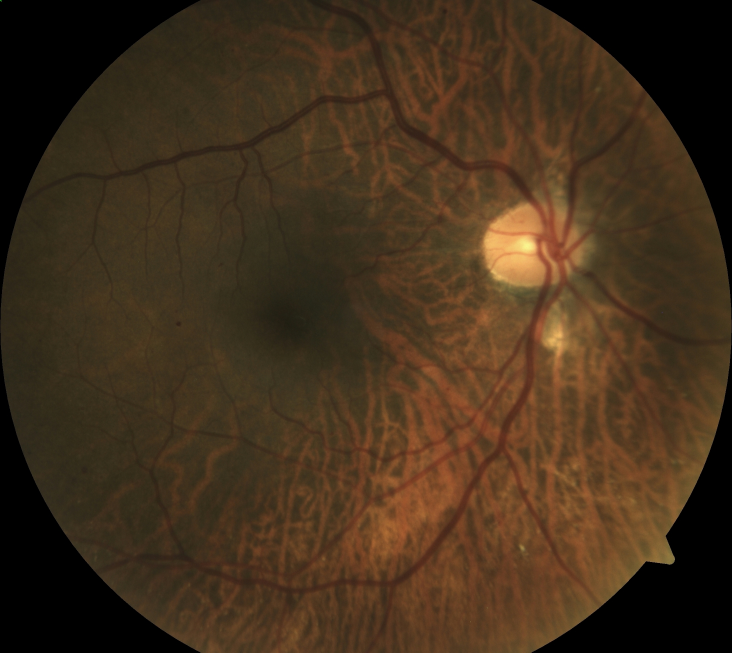
#> input picture DMED/(00000053).jpg, 2196 x 1958 px (shown at 1/3 size); its folder holds 4 pictures in this run
$ python test.py   (older library calls are emulated)
#> lines starting #> are read from the running program, lines starting #| are printed output that depends on the picture; after the words box and inside, x2 and y2 are one past the last pixel; in counts of white or black regions, pixels touching at a corner belong together
### misc/Dmed.py
from glob import glob
import cv2
from os.path import join, basename, splitext
import re

class Dmed():
    def __init__(self, dirIn):
        """
        Constructor - Load dataset
        _________
        Arguments:
            dirIn: Dataset absolute path
        """
#> called with dirIn = 'DMED'
        # set constants
        self.data = {}
        self.roiExt = '.jpg.ROI'
        self.imgExt = '.jpg'
        self.metaExt = '.meta'
        self.gndExt = '.GND'
        self.mapGzExt = '.map.gz'
        self.mapExt = '.map'
        self.baseDir = dirIn

        dirList = glob(join(self.baseDir,'*'+self.imgExt))

        for i in range(0,len(dirList)):
            fileName = splitext(basename(dirList[i]))[0]
            self.data[i] = fileName

        # set constants
        self.origImgNum = len(self.data)         # real img num
        self.imgNum = self.origImgNum            # current imgNum


    def getNumOfImgs (self):
        """
        Get number of images in the dataset
        _________
        Returns:
            number of images
        """
        return self.imgNum


    def getImg (self,imgID):
        """
        Get image with the given imgID.
        _________
        Arguments:
            id: dictionary key for accessing its photo
        Returns:
            Fundus image
        """
#> called with imgID = 0
        try:
            imgAddress = self.baseDir +'/' + self.data[imgID]+ self.imgExt
            img = cv2.imread( imgAddress , cv2.IMREAD_UNCHANGED)
#> img is the input picture: shape (1958, 2196, 3); mean B, G, R 28.4, 48.3, 67.3
            img = cv2.cvtColor(img, cv2.COLOR_BGR2RGB)
        except:
            img = []
            print('Index exceeds dataset size of ' + str(self.imgNum) )

        return img

    def getONloc(self, id):
        """
        Get the hand identified location of the optic nerve
        _________
        Arguments:
            id: dictionary key for accessing its photo
        Returns:
            onRow: X coordinate of optical nerve
            onCol: Y coordinate of optical nerve
        """
        onRow = []
        onCol = []
        try:
            metaFile = self.baseDir +'/' + self.data[id]+ self.metaExt
            fMeta = open(metaFile, "r")
            res = fMeta.read()
            fMeta.close()
            tokRow = re.search('ONrow\W+([0-9\.]+)', res)
            tokCol = re.search('ONcol\W+([0-9\.]+)', res)

            if  tokRow and tokCol:
                onRow = int(tokRow.group().split('~')[1])
                onCol = int(tokCol.group().split('~')[1])

        except:
            print('Location not Found, exceeds image size')

        return onRow, onCol


### exDetect.py
import cv2
import numpy as np
import scipy # For numeric computing, setting up matrices and performing computations at them
from skimage.color import rgb2hsv
from misc.getFovMask import getFovMask
from misc.kirschEdges import kirschEdges
from scipy.signal import medfilt2d
from skimage.morphology import reconstruction
from skimage.measure import label, regionprops
from matplotlib.colors import LinearSegmentedColormap
import matplotlib.pyplot as plt

def exDetect( rgbImgOrig, removeON, onY, onX ):
    """
    Reads optical nerve location for meta file
    _________
    Arguments:
        rgbImgOrig: Fundus Image
        removeON: an integer, acts as flag for removing optical nerve location
        onY: horizontal coordinate of optical nerve - row
        onX: vertical coordinate of optical nerve - col
    Returns:
        imgProb:  Inner Lesion Map
    """
    #  Parameters
    showRes = 0;  # show lesions in image
    imgProb = getLesions( rgbImgOrig, showRes, removeON, onY, onX )

    return imgProb

def getLesions( rgbImgOrig, showRes, removeON, onY, onX ):

    """
    1.Resize the original fundus image
    2.Extract the green channel image
    3.Find field of view mask from the image's HSI colour space
    4.Estimate the background with a large median filter
    5.Perform a morphological reconstruction of an image by dilation
    6.Capture the external edges of the lesion candidates by Kirsch’s Edges
    _________
    Arguments:
        rgbImgOrig: Fundus Image
        showRes: A flag set to zero
        removeON: an integer, acts as flag for removing optical nerve location
        onY: horizontal coordinate of optical nerve - row
        onX: vertical coordinate of optical nerve - col
    Returns:
        lesCandImg:  Inner Lesion Map
    """
#> called with showRes = 0, removeON = 1

    # Resize :part of exdetect function before call kirsch function
    origSize = rgbImgOrig.shape
#> origSize = (1958, 2196, 3)
    newSize = np.array([750, round(750*(origSize[1]/origSize[0]))])
#> newSize = [750, 841]
    newSize = findGoodResolutionForWavelet(newSize)
#> newSize = [752, 844]

    # resize image to become as newsize
    # reverse newsize bc it takes new width and height, not the new height and the width and tuple to convert numpy array to tuple
    imgRGB = cv2.resize(rgbImgOrig, tuple(reversed(newSize)),interpolation=cv2.INTER_AREA)
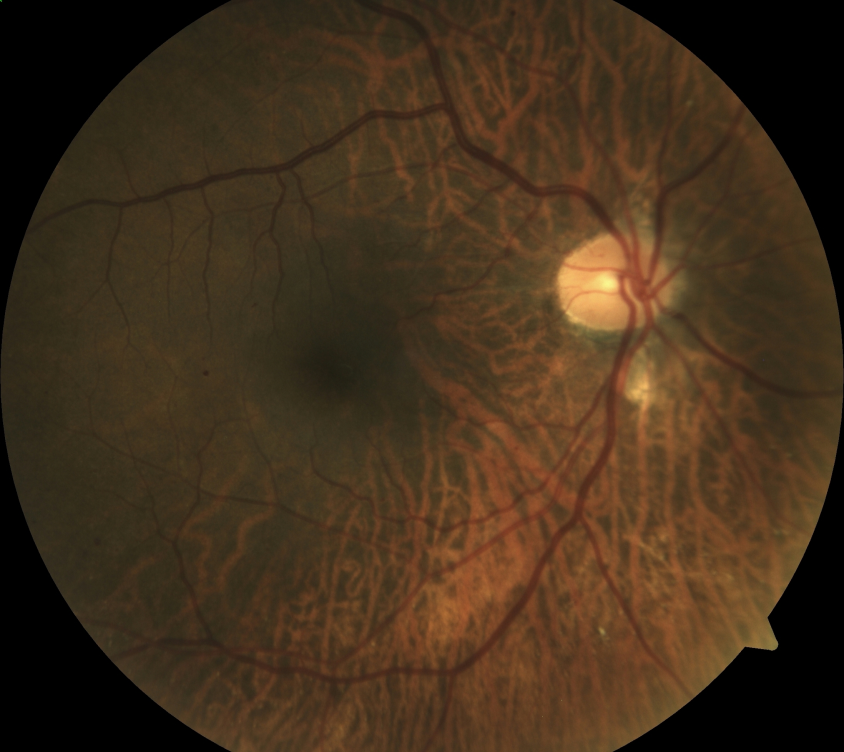
#> imgRGB: shape (752, 844, 3); mean R, G, B 67.3, 48.3, 28.4

    # Green channel
    imgG = imgRGB[:,:,1]
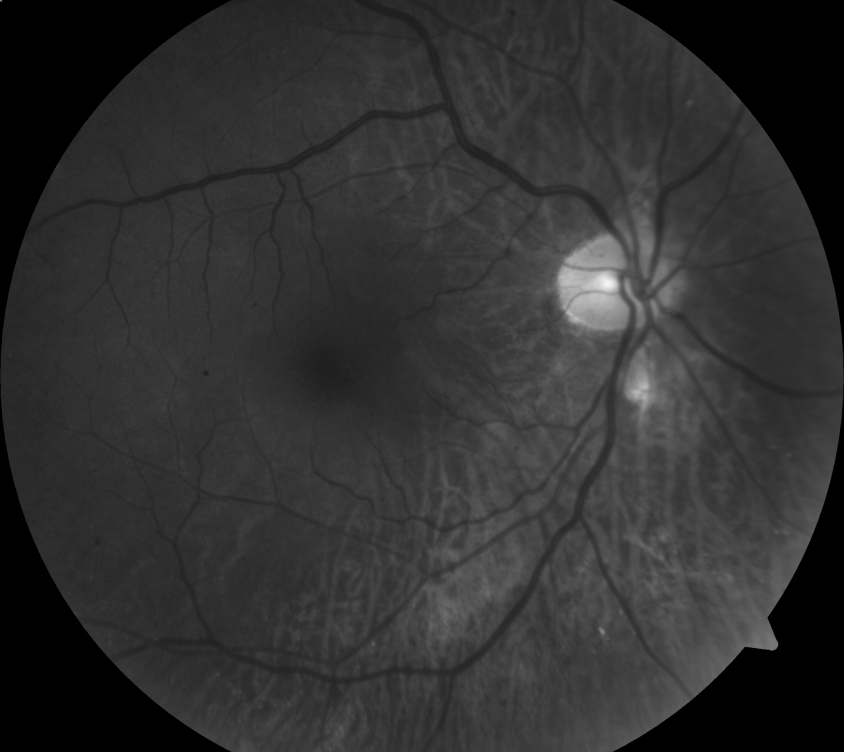
#> imgG: shape (752, 844); min 0, max 245, mean 48.3

    #change colour plane
    imgHSV = rgb2hsv(imgRGB)
#> imgHSV: shape (752, 844, 3) float64; mean of channels 0, 1, 2 0.0781, 0.477, 0.264
    imgV = imgHSV[:,:,2]
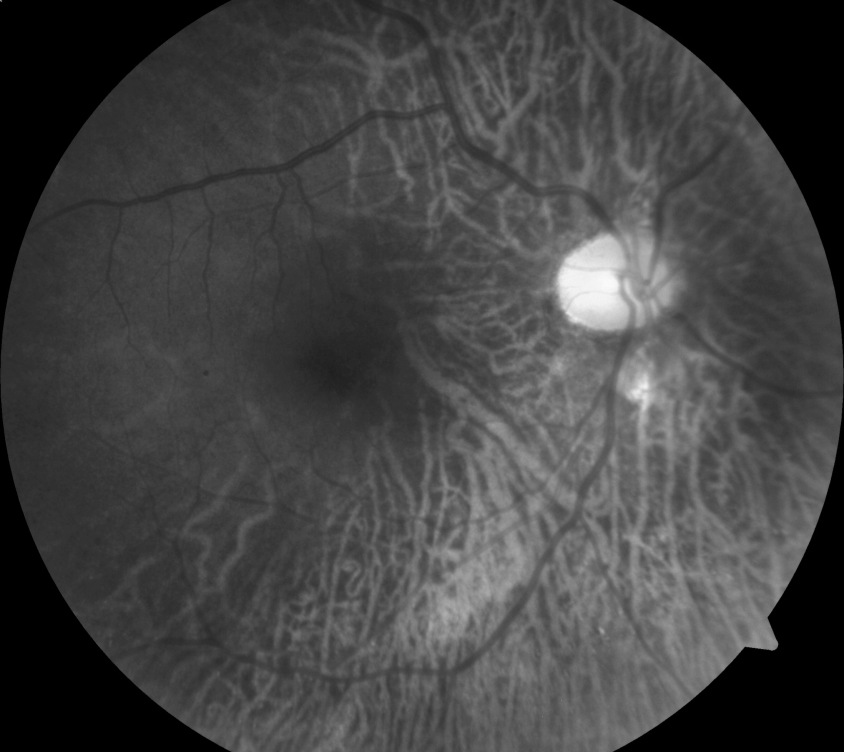
#> imgV: shape (752, 844) float64; min 0, max 0.98, mean 0.264
    imgV8 = np.uint8(imgV*255)

    #  Remove OD region

    # Create FOV mask
    imgFovMask = getFovMask(imgV8, 1, 30 )

    winOnRatio = [1/8,1/8]
    if removeON :
        # get ON window
        onY = onY * newSize[0]/origSize[0]
        onX = onX * newSize[1]/origSize[1]
        onX = round(onX)
        onY = round(onY)
        winOnSize = np.round(winOnRatio * newSize).astype(int)

        #  remove ON window from imgTh
        winOnCoordY = [onY-winOnSize[0],onY+winOnSize[0]]
        winOnCoordX = [onX-winOnSize[1],onX+winOnSize[1]]
        if(winOnCoordY[0] < 1): winOnCoordY[0] = 1
        if(winOnCoordX[0] < 1): winOnCoordX[0] = 1
        if(winOnCoordY[1] > newSize[0]): winOnCoordY[1] = newSize[0]
        if(winOnCoordX[1] > newSize[1]): winOnCoordX[1] = newSize[1]

        imgFovMask[int(winOnCoordY[0]):int(winOnCoordY[1]), int(winOnCoordX[0]):int(winOnCoordX[1])] = 0

    # Fixed threshold using median Background (with reconstruction)

    # Estimate the background with a large median filter, whose size is 1/30 the height of the fundus image
    kernel_size = round(newSize[0]/30)
    medBg = medfilt2d(np.array(imgV8, np.float), [int(kernel_size), int(kernel_size)])
    # reconstruct bg
    maskImg = np.array(imgV8, np.float)
    pxLbl = maskImg < medBg
    maskImg[pxLbl] = medBg[pxLbl]
    medRestored = reconstruction(medBg, maskImg)

    # subtract, remove fovMask and threshold
    subImg = np.array(imgV8, np.float) - np.array(medRestored, np.float)
    subImg = np.multiply(subImg , np.array(imgFovMask, np.float))
    subImg[subImg < 0] = 0
    imgThNoOD = np.uint8(subImg) > 0

    # Calculate edge strength of lesions
    imgKirsch = kirschEdges(imgG)
    img0 = np.multiply(imgG, np.uint8(imgThNoOD == 0))
    img0recon = reconstruction(img0, imgG)
    img0Kirsch = kirschEdges(img0recon)
    imgEdgeNoMask = imgKirsch - img0Kirsch # edge strength map

    # remove mask and ON (leave vessels)
    imgEdge = np.multiply(np.array(imgFovMask, np.float), imgEdgeNoMask)

    # Calculate edge strength for each lesion candidate
    lesCandImg = np.zeros(newSize)
    lblImg = label(imgThNoOD,connectivity=2)
    lesCand = regionprops(lblImg)
    for idxLes in range (0,len(lesCand)):
        pxIdxList = lesCand[idxLes].coords
        lesCandImg[pxIdxList[:,0] , pxIdxList[:,1]] = np.sum(imgEdge[pxIdxList[:,0], pxIdxList[:,1]]) / len(pxIdxList)

    # resize back
    width = int(origSize[1])
    height = int(origSize[0])
    dim = (width, height)
    lesCandImg = cv2.resize(lesCandImg, dim, cv2.INTER_NEAREST)

    return lesCandImg


def findGoodResolutionForWavelet(sizeIn):
    """
    calculate new size of image to resize the image to a height of 752 pixels maintaining the original height/width ratio
    _________
    Arguments:
        sizeIn: Fundus Image size
    Returns:
        sizeOut: new size
    """
    maxWavDecom = 2

    pxToAddC = 2**maxWavDecom - (sizeIn[1] % (2**maxWavDecom))
    pxToAddR = 2**maxWavDecom - (sizeIn[0] % (2**maxWavDecom))
    sizeOut = sizeIn + [pxToAddR, pxToAddC]

    return (sizeOut)

# [303 lines left out: functions show_results, colormap_data, not called in this run]

### misc/getFovMask.py
import numpy as np
from skimage.morphology import binary_erosion, disk


def getFovMask(gImg, erodeFlag, seSize):
    """
    Get a binary image of the Field of View mask to remove background
    _________
    Arguments:
        gImg: Image representing intensity channel from HSV color space
        erodeFlag: an integer, acts as flag for applying erosion on image or not - (0,1)
        seSize: structural element radius
    Returns:
        Field of view mask
    """
#> called with erodeFlag = 1, seSize = 30

    lowThresh = 0

    histRes , bins = np.histogram(gImg, bins=256, range=(0,255))
#> histRes = 256 values, max 95973 at index 0, min 0 at index 33, mean 2479.2; bins = 257 values from 0 to 255
    d = np.diff(histRes)
#> d = 255 values, max 13169 at index 64, min -94144 at index 0, mean -376.4

    lvlFound  = [index for (index, val) in enumerate(d) if val  >= lowThresh][0]
#> lvlFound = 9
    fovMask = ~(gImg <= lvlFound)
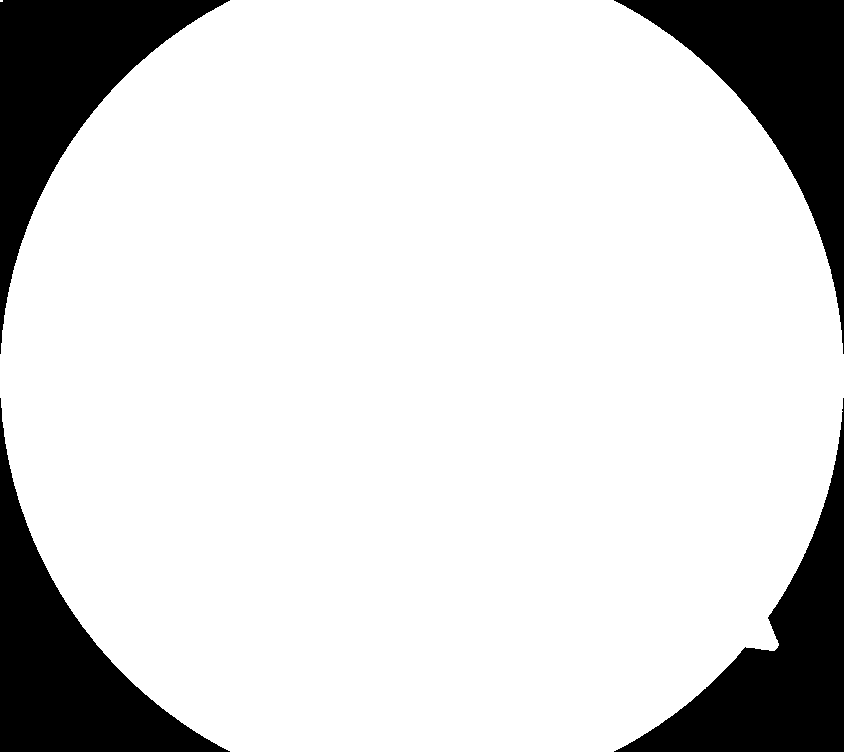
#> fovMask: shape (752, 844) bool; 84.5% white; 4 black regions, box (x1, y1, x2, y2) and area: (0, 0, 230, 354) 24817, (0, 398, 230, 752) 24800, (614, 0, 844, 354) 24762, (614, 398, 844, 752) 24166

    if erodeFlag > 0 :
        fovMask = binary_erosion(fovMask, disk(seSize))
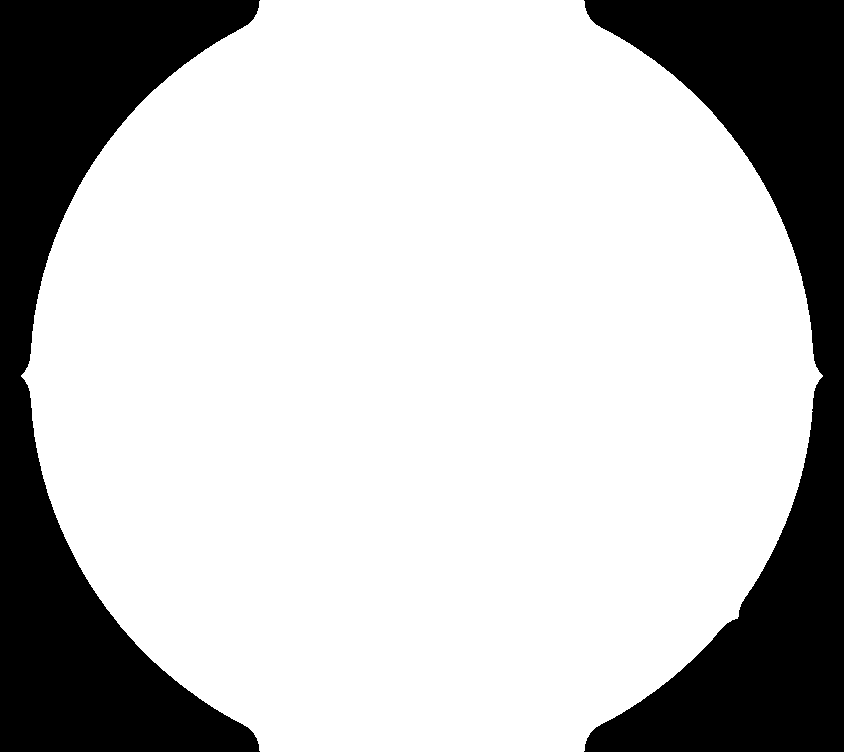
#> fovMask: shape (752, 844) bool; 75.7% white; 2 black regions, box (x1, y1, x2, y2) and area: (0, 0, 260, 752) 77218, (584, 0, 844, 752) 77014

        #  erode also borders
        [row,col] = fovMask.shape
#> row = 752; col = 844
        fovMask[0:seSize*2,:] = 0
        fovMask[:,0:seSize*2] = 0
        fovMask[row-seSize*2:row,:] = 0
        fovMask[:,col-seSize*2:] = 0
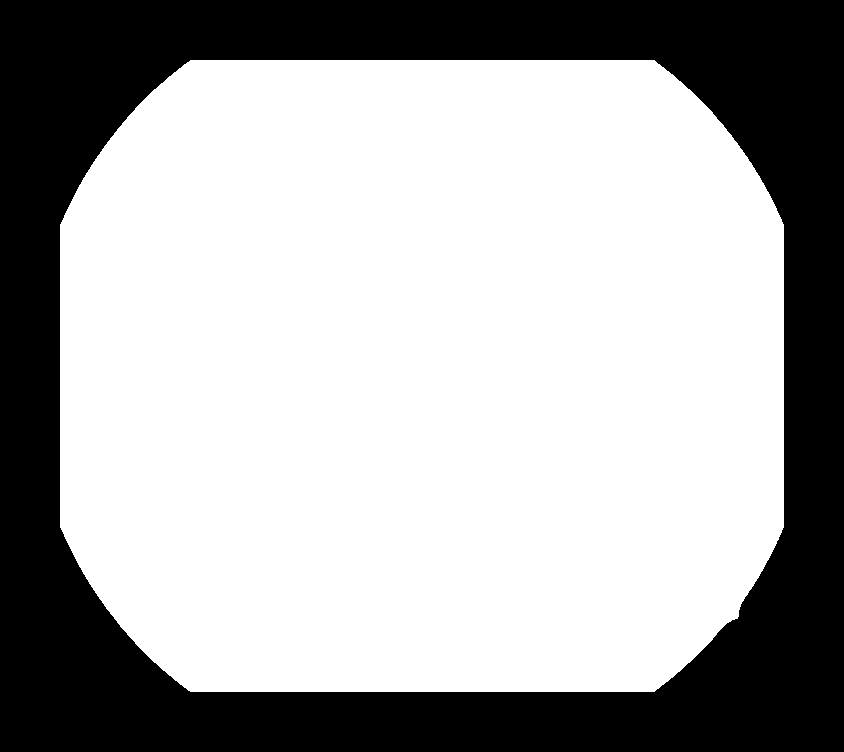
#> fovMask: shape (752, 844) bool; 66.6% white; 1 black region, box (x1, y1, x2, y2) and area: (0, 0, 844, 752) 212000

    return fovMask.astype(int)


### test.py
# Uses python3
import os;
import keyboard;
from misc.Dmed import Dmed;
from exDetect import *;


if __name__ == '__main__':

    #  The location of the dataset
    DMEDloc = './DMED'
    data = Dmed( os.path.abspath(DMEDloc) )

    for i in range(0,data.getNumOfImgs()):
        # 1. get Image
        rgbImg = data.getImg(i)

        # 2. get optic nerve location
        [onY, onX] = data.getONloc(i)

        # 3. segment exudates
#> (the run stopped early here; a loop or call above may not have finished)

$ run again, on DMED/(00000120).jpg
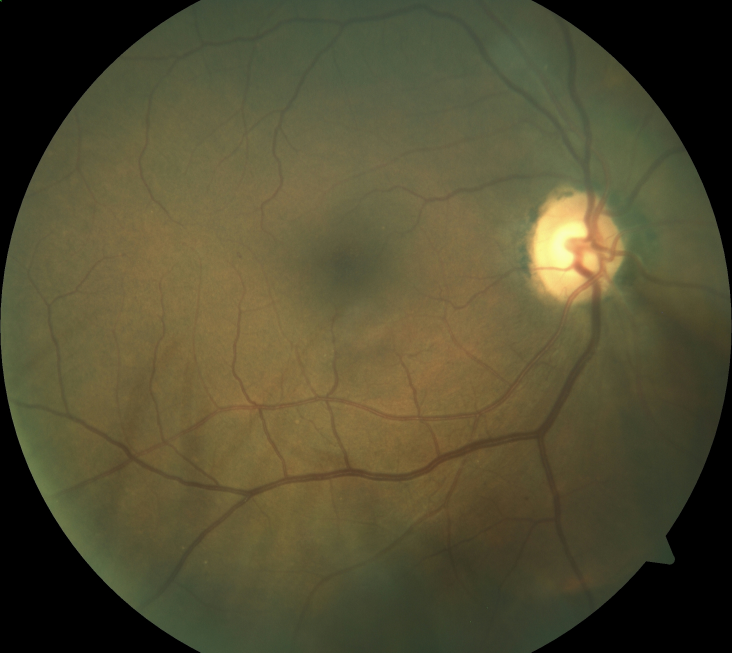
#> input picture DMED/(00000120).jpg, 2196 x 1958 px (shown at 1/3 size)
#> in getImg, img is the input picture: shape (1958, 2196, 3); mean B, G, R 50.7, 78.5, 83.4
#> in getLesions, `imgG = imgRGB[:,:,1]`:
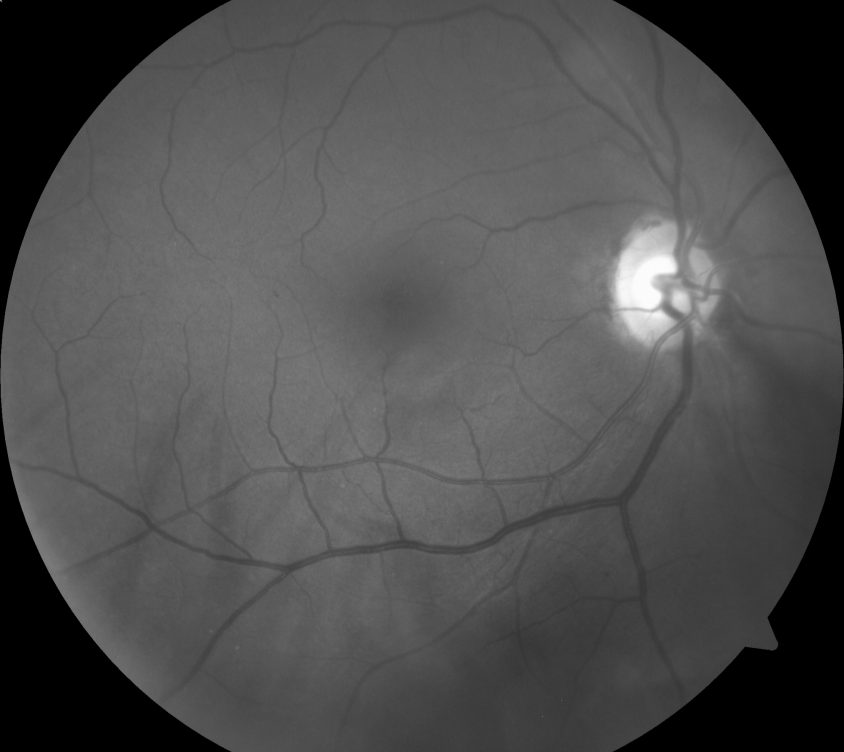
#> imgG: shape (752, 844); min 0, max 253, mean 78.5
#> imgHSV: shape (752, 844, 3) float64; mean of channels 0, 1, 2 0.133, 0.335, 0.334
#> in getLesions, `imgV = imgHSV[:,:,2]`:
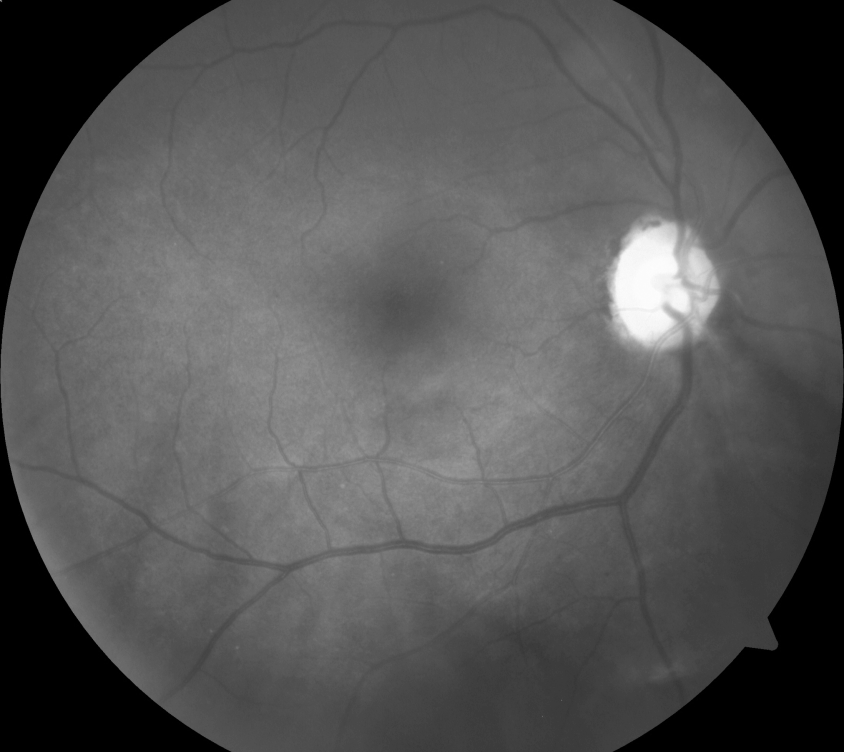
#> imgV: shape (752, 844) float64; min 0, max 0.992, mean 0.334
#> histRes = 256 values, max 96390 at index 0, min 0 at index 33, mean 2479.2; bins = 257 values from 0 to 255
#> d = 255 values, max 10530 at index 96, min -94754 at index 0, mean -378
#> lvlFound = 4
